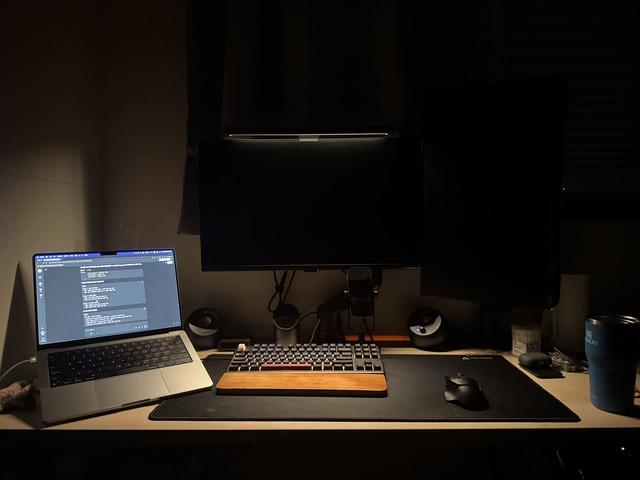
#> input picture images_640x480/he_dark_indoor.jpg, 640 x 480 px; its folder holds only this picture in this run
$ python -i he.py   (imports and definitions only)   (older library calls are emulated)
#> lines starting #> are read from the running program, lines starting #| are printed output that depends on the picture
### src/utils.py
"""
이미지 처리 공통 유틸리티 모듈
Common Image Processing Utilities Module

이 모듈은 이미지 로딩, 저장, 변환 등의 공통 기능을 제공합니다.
This module provides common functionalities for image loading, saving, and conversion.
"""

import numpy as np
import cv2
import matplotlib.pyplot as plt
import matplotlib.font_manager as fm
from PIL import Image
import os
import platform
from typing import Tuple, Optional, Union

# matplotlib 한글 폰트 설정 / Setup Korean font for matplotlib
def setup_korean_font():
    """matplotlib에서 한글을 표시할 수 있도록 폰트를 설정합니다."""
    try:
        system = platform.system()
        if system == 'Darwin':  # macOS
            # macOS에서 사용 가능한 한글 폰트들
            korean_fonts = ['AppleGothic', 'Apple SD Gothic Neo', 'Nanum Gothic', 'Malgun Gothic']
        elif system == 'Windows':  # Windows
            korean_fonts = ['Malgun Gothic', 'Nanum Gothic', 'AppleGothic']
        else:  # Linux
            korean_fonts = ['Nanum Gothic', 'DejaVu Sans']

        # 사용 가능한 폰트 찾기
        available_fonts = [f.name for f in fm.fontManager.ttflist]
        korean_font = None

        for font in korean_fonts:
            if font in available_fonts:
                korean_font = font
                break

        if korean_font:
            plt.rcParams['font.family'] = korean_font
        else:
            # 한글 폰트가 없는 경우 영어만 사용
            plt.rcParams['font.family'] = 'DejaVu Sans'

        # 마이너스 부호 깨짐 방지
        plt.rcParams['axes.unicode_minus'] = False

    except Exception:
        # 폰트 설정 실패 시 기본 설정 사용
        plt.rcParams['font.family'] = 'DejaVu Sans'
        plt.rcParams['axes.unicode_minus'] = False

# 모듈 임포트 시 자동으로 폰트 설정
setup_korean_font()

# [47 lines left out: functions load_image, save_image, not called in this run]

def rgb_to_yuv(rgb_image: np.ndarray) -> np.ndarray:
    """
    RGB 이미지를 YUV 색공간으로 변환합니다.
    Convert RGB image to YUV color space.

    컬러 히스토그램 평활화에서 Y(휘도) 채널만 처리하는 이론적 근거:
    - Y 채널은 이미지의 밝기 정보를 담고 있어 인간의 시각 인지와 밀접함
    - U, V 채널은 색상 정보로, 이를 그대로 유지하여 자연스러운 색감 보존

    Theoretical basis for processing only Y(luminance) channel in color histogram equalization:
    - Y channel contains brightness information closely related to human visual perception
    - U, V channels contain color information, preserving them maintains natural color tone

    Args:
        rgb_image (np.ndarray): RGB 이미지 / RGB image

    Returns:
        np.ndarray: YUV 이미지 / YUV image
    """
    return cv2.cvtColor(rgb_image, cv2.COLOR_RGB2YUV)

def yuv_to_rgb(yuv_image: np.ndarray) -> np.ndarray:
    """
    YUV 이미지를 RGB 색공간으로 변환합니다.
    Convert YUV image to RGB color space.

    Args:
        yuv_image (np.ndarray): YUV 이미지 / YUV image

    Returns:
        np.ndarray: RGB 이미지 / RGB image
    """
    return cv2.cvtColor(yuv_image, cv2.COLOR_YUV2RGB)

# [111 lines left out: functions rgb_to_ycbcr, ycbcr_to_rgb, rgb_to_lab, lab_to_rgb, rgb_to_hsv, hsv_to_rgb, not called in this run]

def compute_histogram(image: np.ndarray, bins: int = 256) -> Tuple[np.ndarray, np.ndarray]:
    """
    이미지의 히스토그램을 계산합니다.
    Compute histogram of an image.

    Args:
        image (np.ndarray): 입력 이미지 (그레이스케일) / Input image (grayscale)
        bins (int): 히스토그램 빈 개수 / Number of histogram bins

    Returns:
        Tuple[np.ndarray, np.ndarray]: (히스토그램 값, 빈 경계) / (histogram values, bin edges)
    """
    if len(image.shape) != 2:
        raise ValueError("히스토그램 계산을 위해서는 그레이스케일 이미지가 필요합니다 / Grayscale image required for histogram computation")

    hist, bin_edges = np.histogram(image.flatten(), bins=bins, range=(0, 256))
    return hist, bin_edges

# [69 lines left out: functions plot_histogram, display_images, not called in this run]

def validate_image_input(image: np.ndarray) -> None:
    """
    이미지 입력의 유효성을 검사합니다.
    Validate image input.

    Args:
        image (np.ndarray): 검사할 이미지 / Image to validate

    Raises:
        ValueError: 유효하지 않은 이미지인 경우 / If image is invalid
    """
    if not isinstance(image, np.ndarray):
        raise ValueError("이미지는 numpy 배열이어야 합니다 / Image must be a numpy array")

    if image.size == 0:
        raise ValueError("이미지가 비어있습니다 / Image is empty")

    if len(image.shape) not in [2, 3]:
        raise ValueError("이미지는 2D(그레이스케일) 또는 3D(컬러)여야 합니다 / Image must be 2D (grayscale) or 3D (color)")

    if len(image.shape) == 3 and image.shape[2] not in [1, 3, 4]:
        raise ValueError("컬러 이미지는 1, 3, 또는 4개의 채널을 가져야 합니다 / Color image must have 1, 3, or 4 channels")

# [66 lines left out: functions normalize_image, create_test_image, example_opencv_usage, not called in this run]
    # 히스토그램 평활화 예시 / Histogram equalization example:
    # equalized = cv2.equalizeHist(gray_image)

    # CLAHE 적용 예시 / CLAHE application example:
    # clahe = cv2.createCLAHE(clipLimit=2.0, tileGridSize=(8,8))
    # equalized = clahe.apply(gray_image)

    # Otsu 임계값 적용 예시 / Otsu thresholding example:
    # ret, thresh = cv2.threshold(gray_image, 0, 255, cv2.THRESH_BINARY + cv2.THRESH_OTSU)

### src/he.py
"""
컬러 이미지 히스토그램 평활화 모듈
Color Image Histogram Equalization Module

이 모듈은 컬러 이미지에 대한 히스토그램 평활화를 직접 구현합니다.
This module directly implements histogram equalization for color images.

주요 기능 / Key Features:
1. 직관적인 low-level 히스토그램 평활화 구현 / Intuitive low-level histogram equalization implementation
2. 다양한 색공간을 이용한 컬러 이미지 처리 / Color image processing using various color spaces
3. 단계별 중간 과정 시각화 / Step-by-step intermediate process visualization
4. AHE/CLAHE (Adaptive Histogram Equalization) 구현 / AHE/CLAHE implementation
"""

import numpy as np
import matplotlib.pyplot as plt
from .utils import (rgb_to_yuv, yuv_to_rgb, rgb_to_ycbcr, ycbcr_to_rgb,
                   rgb_to_lab, lab_to_rgb, rgb_to_hsv, hsv_to_rgb,
                   compute_histogram, validate_image_input)
from typing import Tuple, Optional, Dict, Any
import cv2
from skimage import filters
from scipy import ndimage

# [1047 lines left out: functions calculate_cdf, histogram_equalization, apply_clahe_to_channel, bilinear_interpolation, apply_ahe_to_channel, clahe_implementation and 15 more, not called in this run]

>>> import cv2
>>> picture = cv2.cvtColor(cv2.imread('../images_640x480/he_dark_indoor.jpg'), cv2.COLOR_BGR2RGB)
>>> result = histogram_equalization_color(picture)
#> in histogram_equalization_color, img_bgr is the input picture: shape (480, 640, 3); mean B, G, R 22.8, 27.3, 32.5
#> in rgb_to_yuv, `return cv2.cvtColor(rgb_image, cv2.COLOR_RGB2YUV)`: returned value: shape (480, 640, 3); mean of channels 0, 1, 2 28.4, 125.3, 131.7
#> in he_luma_bgr, `luma_channel = img_converted[:, :, 0]`:
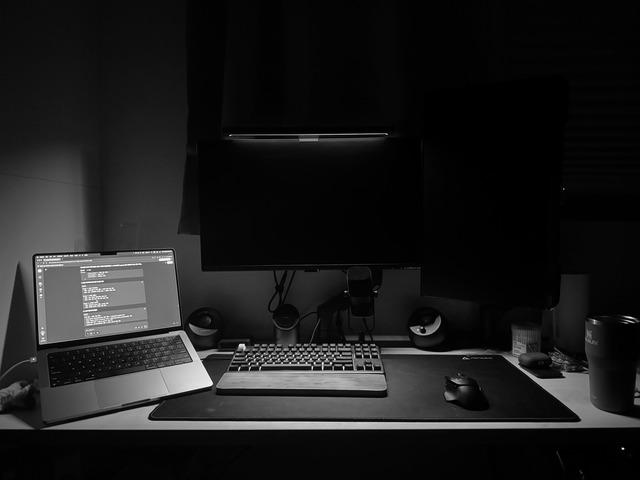
#> luma_channel: shape (480, 640); min 0, max 252, mean 28.4
#> in compute_histogram, `hist, bin_edges = np.histogram(image.flatten(), bins=bins, range=(0, 2..`: hist = 256 values, max 28308 at index 4, min 0 at index 253, mean 1200; bin_edges = 257 values from 0 to 256
#> in histogram_equalization, `hist_original, _ = compute_histogram(image, bins)`: hist_original has the same summary as hist in compute_histogram
#> in calculate_cdf, `cdf = np.cumsum(histogram)`: cdf = 256 values from 18102 to 307200
#> in calculate_cdf, `cdf_normalized = cdf / cdf[-1]`: cdf_normalized = 256 values from 0.0589 to 1
#> in histogram_equalization, `mapping_table = np.round(cdf * (bins - 1)).astype(np.uint8)`: mapping_table = 256 values from 15 to 255
#> in histogram_equalization, `equalized_image = mapping_table[image.astype(int)]`:
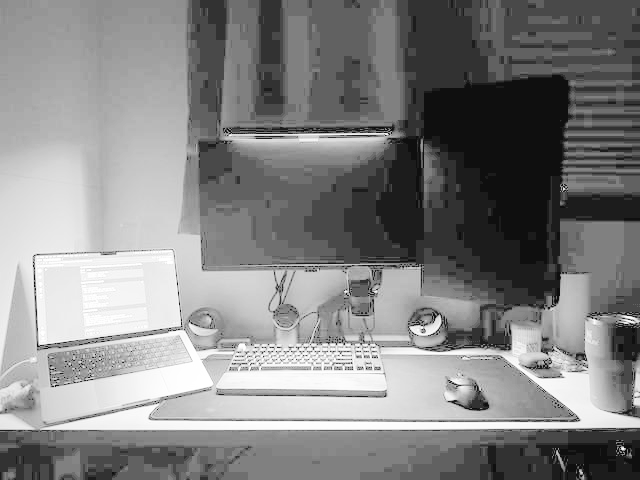
#> equalized_image: shape (480, 640); min 15, max 255, mean 132.7
#> in histogram_equalization, `hist_equalized, _ = compute_histogram(equalized_image, bins)`: hist_equalized = 256 values, max 28308 at index 97, min 0 at index 0, mean 1200
#> in he_luma_bgr, `enhanced_channel, hist_orig, hist_eq = histogram_equalization(luma_cha..`: hist_orig has the same summary as hist in compute_histogram; hist_eq has the same summary as hist_equalized in histogram_equalization
#> in he_luma_bgr, `cdf_orig = calculate_cdf(hist_orig)`: cdf_orig = 256 values from 0.0589 to 1
#> in he_luma_bgr, `result_converted[:, :, 0] = enhanced_channel`: result_converted: shape (480, 640, 3); mean of channels 0, 1, 2 132.7, 125.3, 131.7
#> in yuv_to_rgb, `return cv2.cvtColor(yuv_image, cv2.COLOR_YUV2RGB)`:
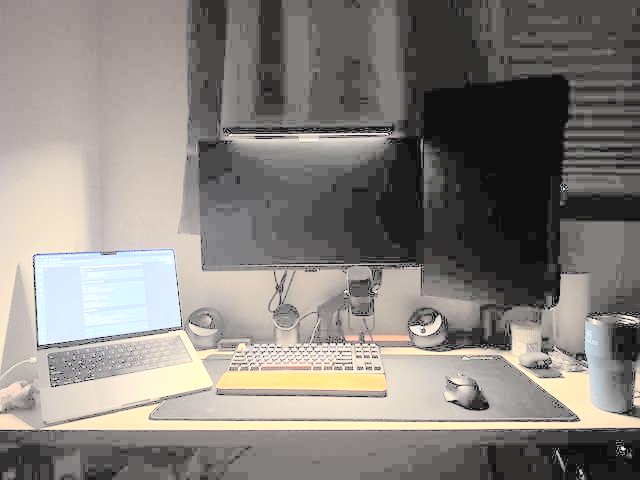
#> returned value: shape (480, 640, 3); mean R, G, B 135.9, 131.6, 126.9
#> in he_luma_bgr, `result_bgr = cv2.cvtColor(result_rgb.astype(np.uint8), cv2.COLOR_RGB2B..`:
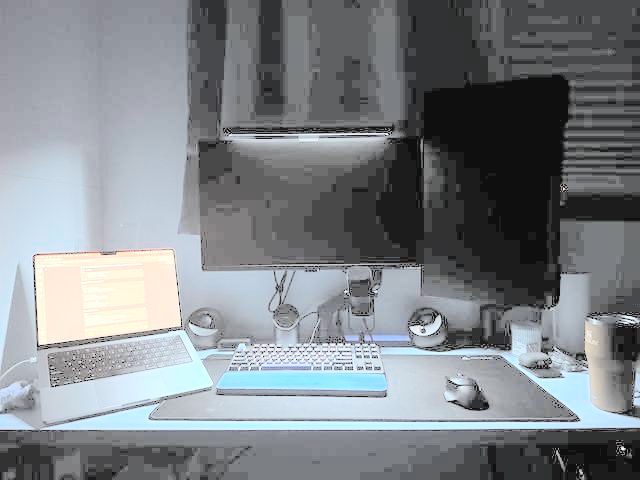
#> result_bgr: shape (480, 640, 3); mean R, G, B 126.9, 131.6, 135.9
#> in he_luma_bgr, `cdf_eq = calculate_cdf(hist_eq)`: cdf_eq = 256 values from 0 to 1
#> in histogram_equalization_color, `result = he_luma_bgr(img_bgr, space=method, mode=mode, tile=(tile_size..`: result = 4 items
#> result = 5 items

$ run again, on images_640x480/he_night_scene_01.jpg
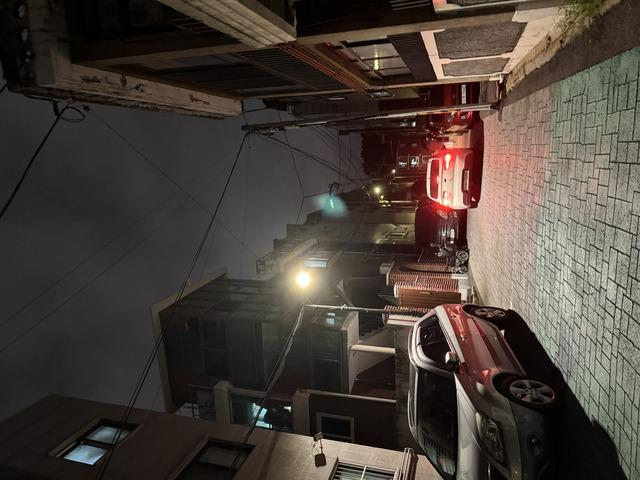
#> input picture images_640x480/he_night_scene_01.jpg, 640 x 480 px
#> in histogram_equalization_color, img_bgr is the input picture: shape (480, 640, 3); mean B, G, R 57.8, 64.4, 73.6
#> in he_luma_bgr, `luma_channel = img_converted[:, :, 0]`:
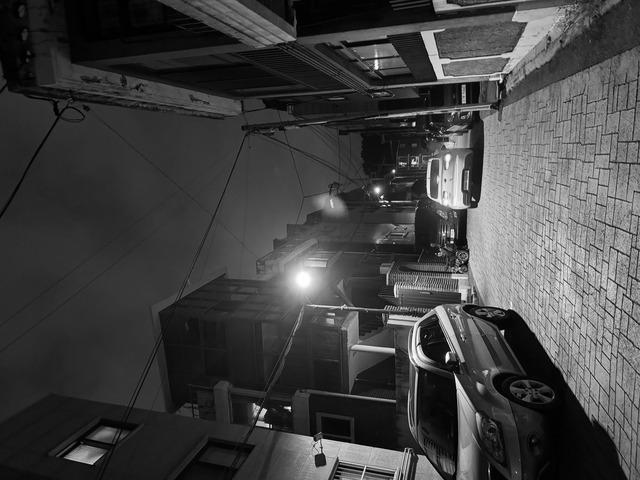
#> luma_channel: shape (480, 640); min 0, max 255, mean 66.5
#> hist = 256 values, max 5655 at index 48, min 1 at index 255, mean 1200; bin_edges = 257 values from 0 to 256
#> hist_original has the same summary as hist in compute_histogram
#> in calculate_cdf, `cdf = np.cumsum(histogram)`: cdf = 256 values from 440 to 307200
#> cdf_normalized = 256 values from 0.00143 to 1
#> mapping_table = 256 values from 0 to 255
#> hist_equalized = 256 values, max 5655 at index 124, min 0 at index 2, mean 1200
#> hist_orig has the same summary as hist in compute_histogram; hist_eq has the same summary as hist_equalized in histogram_equalization
#> cdf_orig = 256 values from 0.00143 to 1
#> result_converted: shape (480, 640, 3); mean of channels 0, 1, 2 128.5, 123.9, 134.3
#> in he_luma_bgr, `result_bgr = cv2.cvtColor(result_rgb.astype(np.uint8), cv2.COLOR_RGB2B..`:
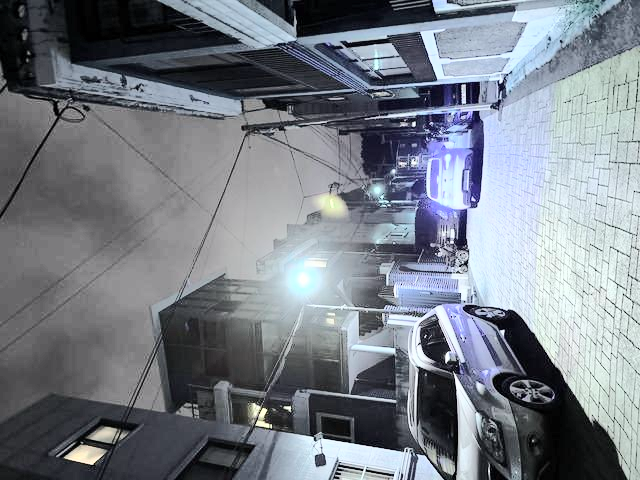
#> result_bgr: shape (480, 640, 3); mean R, G, B 120.2, 126.4, 134.9
#> in histogram_equalization_color, `result = he_luma_bgr(img_bgr, space=method, mode=mode, tile=(tile_size..`: result = 4 items
#> `result = histogram_equalization_color(picture)`: result = 5 items

$ run again, on images_640x480/he_night_scene_02.jpg
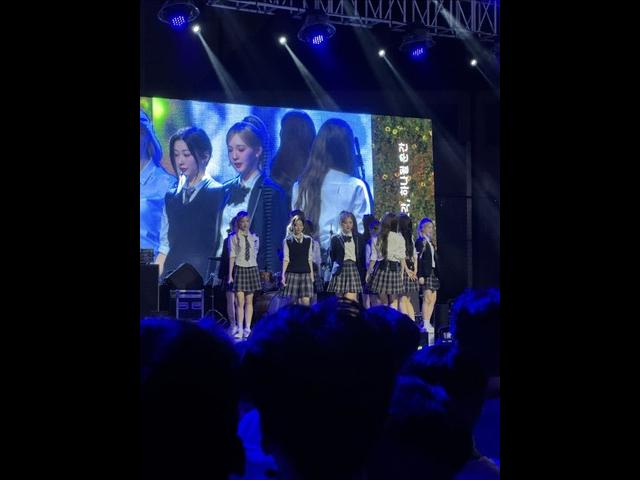
#> input picture images_640x480/he_night_scene_02.jpg, 640 x 480 px
#> in histogram_equalization_color, img_bgr is the input picture: shape (480, 640, 3); mean B, G, R 42, 20.5, 16.9
#> in he_luma_bgr, `luma_channel = img_converted[:, :, 0]`:
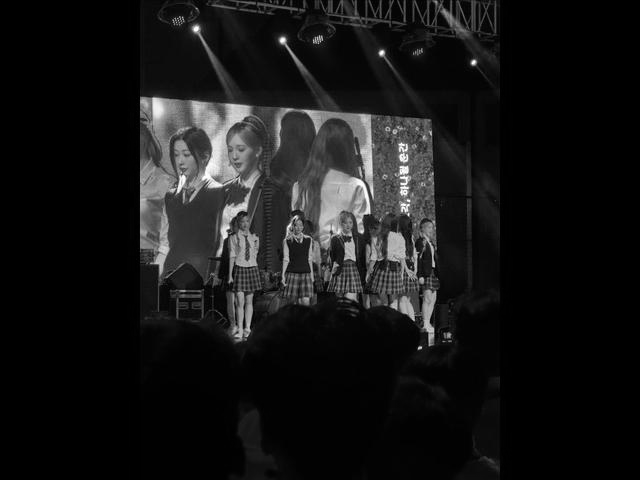
#> luma_channel: shape (480, 640); min 0, max 255, mean 21.9
#> hist = 256 values, max 128180 at index 0, min 14 at index 255, mean 1200; bin_edges = 257 values from 0 to 256
#> hist_original has the same summary as hist in compute_histogram
#> in calculate_cdf, `cdf = np.cumsum(histogram)`: cdf = 256 values from 128180 to 307200
#> cdf_normalized = 256 values from 0.417 to 1
#> mapping_table = 256 values from 106 to 255
#> hist_equalized = 256 values, max 128180 at index 106, min 0 at index 0, mean 1200
#> hist_orig has the same summary as hist in compute_histogram; hist_eq has the same summary as hist_equalized in histogram_equalization
#> cdf_orig = 256 values from 0.417 to 1
#> result_converted: shape (480, 640, 3); mean of channels 0, 1, 2 150.7, 137.9, 123.6
#> in he_luma_bgr, `result_bgr = cv2.cvtColor(result_rgb.astype(np.uint8), cv2.COLOR_RGB2B..`:
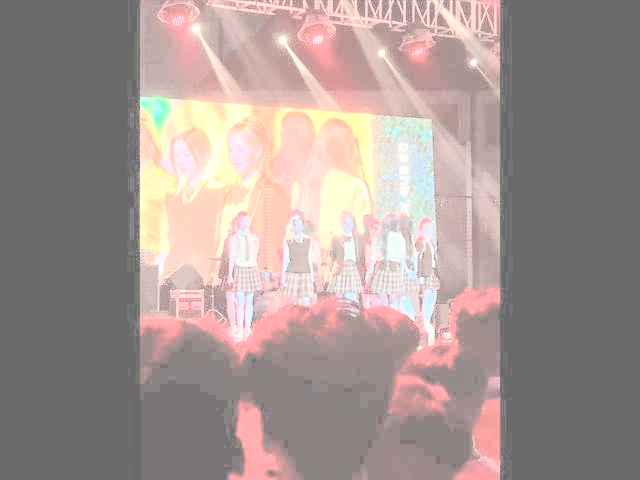
#> result_bgr: shape (480, 640, 3); mean R, G, B 163.8, 149.2, 145.6
#> cdf_eq = 256 values from 0 to 1
#> in histogram_equalization_color, `result = he_luma_bgr(img_bgr, space=method, mode=mode, tile=(tile_size..`: result = 4 items
#> `result = histogram_equalization_color(picture)`: result = 5 items
